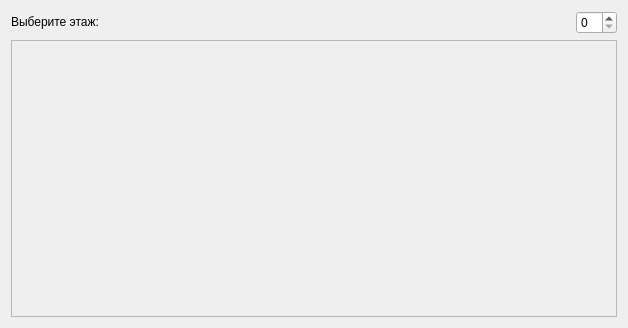
<?xml version="1.0" encoding="UTF-8"?>
<ui version="4.0">
 <class>BuildingForm</class>
 <widget class="QWidget" name="BuildingForm">
  <property name="geometry">
   <rect>
    <x>0</x>
    <y>0</y>
    <width>628</width>
    <height>328</height>
   </rect>
  </property>
  <property name="windowTitle">
   <string>Здание</string>
  </property>
  <layout class="QVBoxLayout" name="verticalLayout_2">
   <item>
    <layout class="QVBoxLayout" name="buildingGenLayout">
     <item>
      <layout class="QHBoxLayout" name="horizontalLayout">
       <item>
        <widget class="QLabel" name="floorPromptLabel">
         <property name="sizePolicy">
          <sizepolicy hsizetype="Preferred" vsizetype="Fixed">
           <horstretch>0</horstretch>
           <verstretch>0</verstretch>
          </sizepolicy>
         </property>
         <property name="text">
          <string>Выберите этаж:</string>
         </property>
        </widget>
       </item>
       <item>
        <widget class="QSpinBox" name="spinBox">
         <property name="sizePolicy">
          <sizepolicy hsizetype="Fixed" vsizetype="Fixed">
           <horstretch>0</horstretch>
           <verstretch>0</verstretch>
          </sizepolicy>
         </property>
        </widget>
       </item>
      </layout>
     </item>
     <item>
      <widget class="QFrame" name="buildingContentFrame">
       <property name="sizePolicy">
        <sizepolicy hsizetype="Preferred" vsizetype="Expanding">
         <horstretch>0</horstretch>
         <verstretch>0</verstretch>
        </sizepolicy>
       </property>
       <property name="frameShape">
        <enum>QFrame::StyledPanel</enum>
       </property>
       <property name="frameShadow">
        <enum>QFrame::Raised</enum>
       </property>
      </widget>
     </item>
    </layout>
   </item>
  </layout>
 </widget>
 <tabstops>
  <tabstop>spinBox</tabstop>
 </tabstops>
 <resources/>
 <connections/>
</ui>
